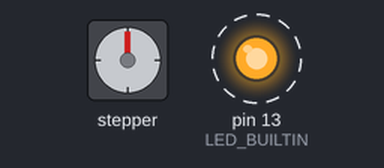
Recording of a sketch running on a simulated Arduino Uno, built with avr-gcc and run on an emulated ATmega328P. Shown: stepper motor, output pins drawn as LEDs (lit = HIGH). Wiring (inferred from the names in the program): stepper motor driver (200 steps per turn assumed): step pin 7; direction pin 6. Dashed ring = blinking. Pins used as bus, display or sensor lines are not drawn.

Above: at 0.05 s.
At 1.0 s:
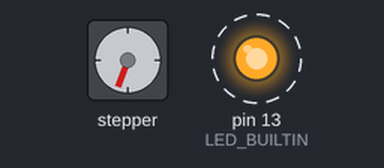
At 1.95 s:
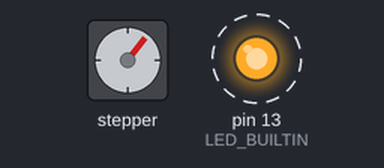
At 3.95 s:
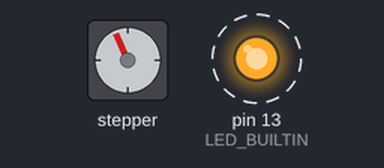
Timing chart, 0 to 5.2 s (numbered marks = the images above):
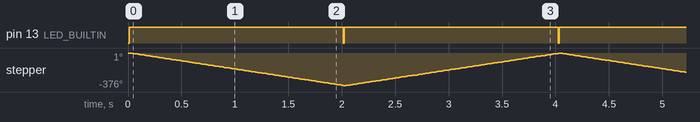

Measured:
- by itself, pin 13 (LED_BUILTIN): alternates HIGH for 2.0 s and LOW for 0.01 s
- by itself, stepper: turns 360° counter-clockwise in 2.0 s, then 359° clockwise in 2.0 s, repeating every 4.0 s

The sketch:

motor-test-ad4988-nema17.ino
```cpp
/* MOTOR TEST
 *
 *  Antenna should give on round in a anticlock wise direction,
 *  then another round back in clockwise direction to get back
 *  on the beginning.
 */

const int stepPinX = 7;
const int dirPinX = 6;
const int STEPSPORVUELTA = 200;
const int DELAY = 5;

void setup() {
  Serial.begin(9600);
  pinMode(stepPinX, OUTPUT);
  pinMode(dirPinX, OUTPUT);
  pinMode(LED_BUILTIN, OUTPUT);
  digitalWrite(LED_BUILTIN, LOW);
  digitalWrite(dirPinX, LOW);
  digitalWrite(stepPinX, LOW);
}

void loop() {
  digitalWrite(dirPinX, LOW);
  digitalWrite(LED_BUILTIN, LOW);
  delay(10);
  digitalWrite(LED_BUILTIN, HIGH);

  for (int i=0; i < STEPSPORVUELTA; i++) {
    delay(DELAY);
    digitalWrite(stepPinX, LOW);
    delay(DELAY);
    digitalWrite(stepPinX, HIGH);
  }

  digitalWrite(LED_BUILTIN, LOW);
  digitalWrite(dirPinX, HIGH);
  delay(10);
  digitalWrite(LED_BUILTIN, HIGH);

  for (int i=0; i < STEPSPORVUELTA; i++) {
    delay(DELAY);
    digitalWrite(stepPinX, HIGH);
    delay(DELAY);
    digitalWrite(stepPinX, LOW);
  }
}
```
